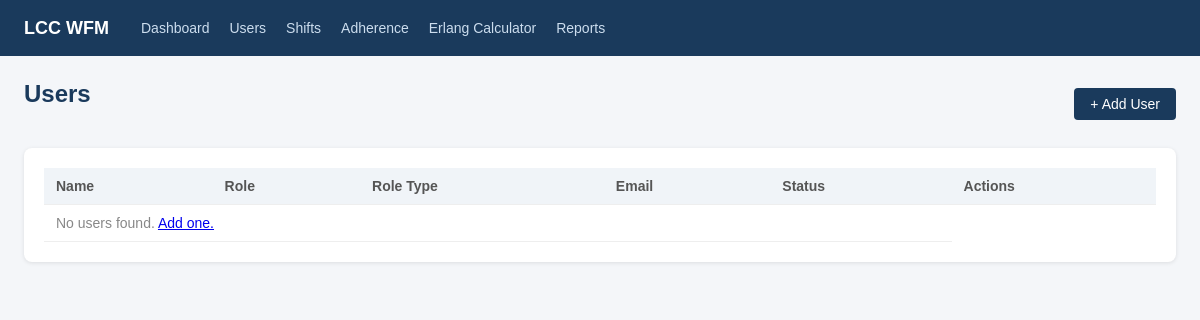
The page /scheduling/agents/ (signed in) on the database as committed earlier.
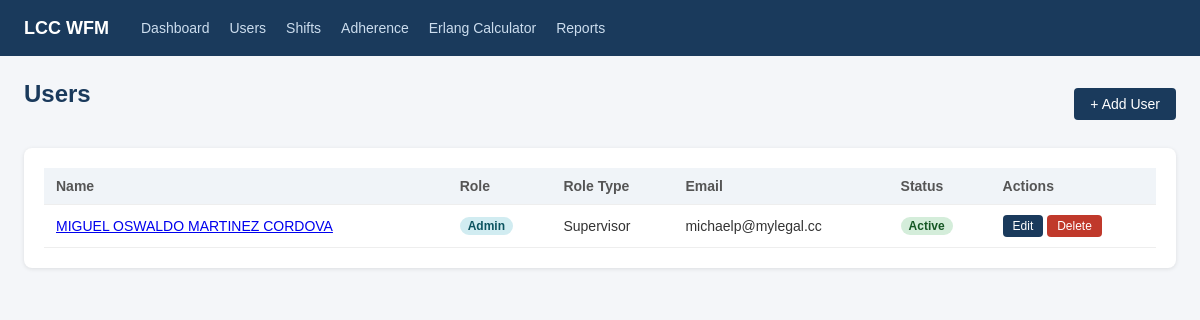
The same page on the database as committed later.
### scheduling/models.py (models this page shows, shortened)
class Agent(models.Model):
    ROLE_CHOICES = [
        ('agent', 'Agent'),
        ('admin', 'Admin'),
    ]
    ROLE_TYPE_CHOICES = [
        ('training', 'Training'),
        ('incubation', 'Incubation'),
        ('regular_agent', 'Regular Agent'),
        ('kill_team', 'Kill Team'),
        ('night_shift', 'Night Shift'),
        ('supervisor', 'Supervisor'),
        ('qa', 'QA'),
        ('cs', 'CS'),
        ('testing', 'Testing'),
        ('sms_email', 'SMS/Email'),
        ('admin_training', 'Training'),
        ('coordinator', 'Coordinator'),
    ]
    STATUS_CHOICES = [
        ('active', 'Active'),
        ('inactive', 'Inactive'),
    ]
    user = models.OneToOneField(User, on_delete=models.CASCADE)
    role = models.CharField(max_length=20, choices=ROLE_CHOICES, default='agent')
    role_type = models.CharField(max_length=20, choices=ROLE_TYPE_CHOICES, blank=True)
    status = models.CharField(max_length=10, choices=STATUS_CHOICES, default='active')
    agent_name = models.CharField(max_length=100, blank=True, help_text="Display/call center name")
    employee_id = models.CharField(max_length=50, blank=True, unique=True, null=True)
    start_date = models.DateField(null=True, blank=True)
    phone_number = models.CharField(max_length=20, blank=True)
    five9_username = models.CharField(max_length=150, blank=True)
    five9_password = models.CharField(max_length=150, blank=True)
    teams_password = models.CharField(max_length=150, blank=True)
    supervisor = models.ForeignKey(
        'self', null=True, blank=True, on_delete=models.SET_NULL, related_name='direct_reports'
    )
    notes = models.TextField(blank=True)

### scheduling/views.py (the view)
# urls.py: path('agents/', views.agent_list, name='agent_list'),
@login_required
def agent_list(request):
    agents = Agent.objects.select_related('user').order_by('user__last_name')
    return render(request, 'scheduling/agent_list.html', {'agents': agents})

### templates/scheduling/agent_list.html (shortened to what this page needs)
{% extends 'base.html' %}
{% block content %}
<div style="display:flex;justify-content:space-between;align-items:center;margin-bottom:20px;">
    <h1>Users</h1>
    <a href="{% url 'agent_create' %}" class="btn btn-primary">+ Add User</a>
</div>
<div class="card">
    <table>
        <thead>
            <tr><th>Name</th><th>Role</th><th>Role Type</th><th>Email</th><th>Status</th><th>Actions</th></tr>
        </thead>
        <tbody>
            {% for agent in agents %}
            <tr>
                <td><a href="{% url 'agent_detail' agent.pk %}">{{ agent.user.get_full_name }}</a></td>
                <td><span class="badge badge-blue">{{ agent.get_role_display }}</span></td>
                <td>{{ agent.get_role_type_display|default:"—" }}</td>
                <td>{{ agent.user.email }}</td>
                <td>{% if agent.status == 'active' %}<span class="badge badge-green">Active</span>{% else %}<span class="badge badge-red">Inactive</span>{% endif %}</td>
                <td>
                    <a href="{% url 'agent_edit' agent.pk %}" class="btn btn-primary" style="padding:4px 10px;font-size:12px;">Edit</a>
                    <a href="{% url 'agent_delete' agent.pk %}" class="btn" style="padding:4px 10px;font-size:12px;background:#c0392b;color:white;">Delete</a>
                </td>
            </tr>
            {% empty %}
            <tr><td colspan="5" style="color:#888;">No users found. <a href="{% url 'agent_create' %}">Add one.</a></td></tr>
            {% endfor %}
        </tbody>
    </table>
</div>
{% endblock %}

Rows that differ between the two databases and show on the page:
added Agent: user.get_full_name "MIGUEL OSWALDO MARTINEZ CORDOVA", role "Admin", role_type "Supervisor", user.email "michaelp@mylegal.cc", status "Active"
Other text that changed with them:
text no longer shown: "No users found. Add one."
